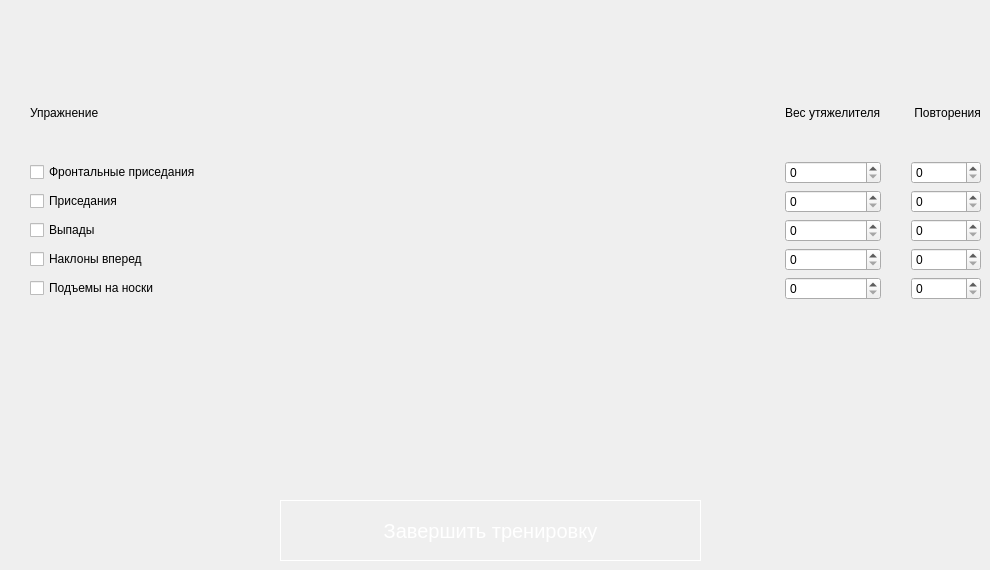
                <widget class="QWidget" name="tab_9">
                 <attribute name="title">
                  <string>День 9</string>
                 </attribute>
                 <widget class="QPushButton" name="pushButton_complete_9">
                  <property name="geometry">
                   <rect>
                    <x>280</x>
                    <y>500</y>
                    <width>421</width>
                    <height>61</height>
                   </rect>
                  </property>
                  <property name="styleSheet">
                   <string notr="true">QPushButton {
border:1px solid #fff;
font-size:20px;
color:#fff;
}
QPushButton:hover {
	background-color: rgb(85, 170, 255);
}</string>
                  </property>
                  <property name="text">
                   <string>Завершить тренировку</string>
                  </property>
                 </widget>
                 <widget class="QWidget" name="gridLayoutWidget_9">
                  <property name="geometry">
                   <rect>
                    <x>30</x>
                    <y>70</y>
                    <width>951</width>
                    <height>230</height>
                   </rect>
                  </property>
                  <layout class="QGridLayout" name="gridLayout_9" rowstretch="0,0,0,0,0,0" columnstretch="3,0,0">
                   <property name="horizontalSpacing">
                    <number>30</number>
                   </property>
                   <item row="1" column="1">
                    <widget class="QSpinBox" name="spinBox_extraWeight_1_9"/>
                   </item>
                   <item row="3" column="0">
                    <widget class="QCheckBox" name="checkBox_exersize_3_9">
                     <property name="text">
                      <string>Выпады</string>
                     </property>
                    </widget>
                   </item>
                   <item row="3" column="1">
                    <widget class="QSpinBox" name="spinBox_extraWeight_3_9"/>
                   </item>
                   <item row="5" column="1">
                    <widget class="QSpinBox" name="spinBox_extraWeight_5_9"/>
                   </item>
                   <item row="0" column="0">
                    <widget class="QLabel" name="label_exersize_9">
                     <property name="text">
                      <string>Упражнение</string>
                     </property>
                    </widget>
                   </item>
                   <item row="5" column="0">
                    <widget class="QCheckBox" name="checkBox_exersize_5_9">
                     <property name="text">
                      <string>Подъемы на носки</string>
                     </property>
                     <property name="checked">
                      <bool>false</bool>
                     </property>
                    </widget>
                   </item>
                   <item row="1" column="0">
                    <widget class="QCheckBox" name="checkBox_exersize_1_9">
                     <property name="text">
                      <string>Фронтальные приседания</string>
                     </property>
                     <property name="checked">
                      <bool>false</bool>
                     </property>
                    </widget>
                   </item>
                   <item row="0" column="2">
                    <widget class="QLabel" name="label_reps_9">
                     <property name="text">
                      <string> Повторения</string>
                     </property>
                    </widget>
                   </item>
                   <item row="1" column="2">
                    <widget class="QSpinBox" name="spinBox_reps_1_9"/>
                   </item>
                   <item row="3" column="2">
                    <widget class="QSpinBox" name="spinBox_reps_3_9"/>
                   </item>
                   <item row="2" column="2">
                    <widget class="QSpinBox" name="spinBox_reps_2_9"/>
                   </item>
                   <item row="4" column="0">
                    <widget class="QCheckBox" name="checkBox_exersize_4_9">
                     <property name="text">
                      <string>Наклоны вперед</string>
                     </property>
                    </widget>
                   </item>
                   <item row="4" column="2">
                    <widget class="QSpinBox" name="spinBox_reps_4_9"/>
                   </item>
                   <item row="2" column="0">
                    <widget class="QCheckBox" name="checkBox_exersize_2_9">
                     <property name="text">
                      <string>Приседания</string>
                     </property>
                    </widget>
                   </item>
                   <item row="2" column="1">
                    <widget class="QSpinBox" name="spinBox_extraWeight_2_9"/>
                   </item>
                   <item row="0" column="1">
                    <widget class="QLabel" name="label_extraWeigh_9">
                     <property name="text">
                      <string>Вес утяжелителя</string>
                     </property>
                    </widget>
                   </item>
                   <item row="4" column="1">
                    <widget class="QSpinBox" name="spinBox_extraWeight_4_9"/>
                   </item>
                   <item row="5" column="2">
                    <widget class="QSpinBox" name="spinBox_reps_5_9"/>
                   </item>
                  </layout>
                 </widget>
                </widget>
